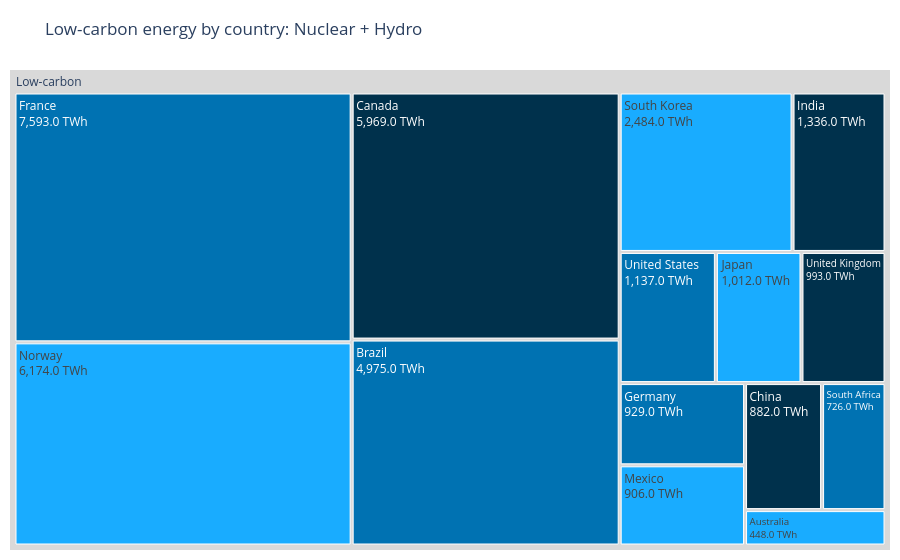
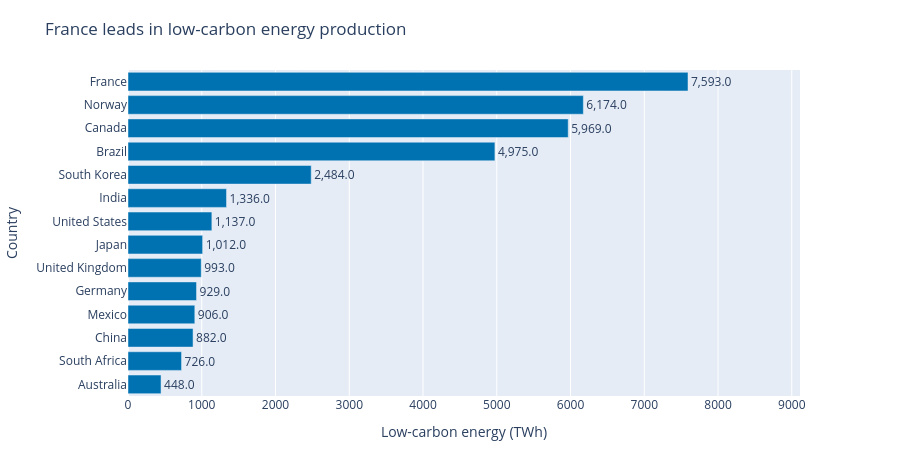

The code cell stored with these charts, in order, in its notebook:
### Markdown cell above
## Task 2 — Treemap vs bar: low-carbon energy by country

**What to build:** Build **both** a treemap and a horizontal bar chart showing total low-carbon TWh (Nuclear + Hydro) per country. Then answer the question in a markdown cell below.

**Requirements:**
- Filter to `Source_Type == 'Low-carbon'` and aggregate TWh by country
- Treemap: single-level `path=['All', 'Country']` with a dummy root node labelled `'Low-carbon'`
- Bar chart: sorted by TWh, horizontal orientation, CVD-safe colour
- Both charts show TWh values, not percentages
- Insight title on the bar chart naming the leading country

### Code cell
# Task 2 — charts
low_carbon = (
    df.loc[df["Source_Type"] == "Low-carbon"]
    .groupby("Country", as_index=False)["TWh"]
    .sum()
    .sort_values("TWh", ascending=False)
)

low_carbon["All"] = "Low-carbon"
leading_country = low_carbon.iloc[0]["Country"]

# Treemap
fig2_tree = px.treemap(
    low_carbon,
    path=["All", "Country"],
    values="TWh",
    title="Low-carbon energy by country: Nuclear + Hydro",
    color_discrete_sequence=["#0072B2"]
)

fig2_tree.update_traces(
    root_color="#D9D9D9",
    texttemplate="%{label}<br>%{value:,.1f} TWh",
    hovertemplate="<b>%{label}</b><br>%{value:,.1f} TWh<extra></extra>"
)

fig2_tree.update_layout(margin=dict(t=70, l=10, r=10, b=10))
fig2_tree.show()

# Horizontal bar chart
country_order = low_carbon["Country"].tolist()

fig2_bar = px.bar(
    low_carbon,
    x="TWh",
    y="Country",
    orientation="h",
    text="TWh",
    category_orders={"Country": country_order},
    color_discrete_sequence=["#0072B2"],
    title=f"{leading_country} leads in low-carbon energy production",
    labels={"TWh": "Low-carbon energy (TWh)"}
)

fig2_bar.update_traces(
    texttemplate="%{x:,.1f}",
    textposition="outside",
    cliponaxis=False,
    hovertemplate="<b>%{y}</b><br>%{x:,.1f} TWh<extra></extra>"
)

fig2_bar.update_layout(
    height=max(450, len(low_carbon) * 28),
    xaxis=dict(range=[0, low_carbon["TWh"].max() * 1.2]),
    margin=dict(t=70, l=20, r=100, b=40)
)

fig2_bar.show()

### Figure 1 — Plotly figure (JSON) as saved in the notebook; plotly's stock layout.template omitted (floating-point values rounded to 4 significant figures)
{"data": [{"branchvalues": "total", "domain": {"x": [0, 1], "y": [0, 1]}, "hovertemplate": "<b>%{label}</b><br>%{value:,.1f} TWh<extra></extra>", "ids": ["Low-carbon/France", "Low-carbon/Norway", "Low-carbon/Canada", "Low-carbon/Brazil", "Low-carbon/South Korea", "Low-carbon/India", "Low-carbon/United States", "Low-carbon/Japan", "Low-carbon/United Kingdom", "Low-carbon/Germany", "Low-carbon/Mexico", "Low-carbon/China", "Low-carbon/South Africa", "Low-carbon/Australia", "Low-carbon"], "labels": ["France", "Norway", "Canada", "Brazil", "South Korea", "India", "United States", "Japan", "United Kingdom", "Germany", "Mexico", "China", "South Africa", "Australia", "Low-carbon"], "name": "", "parents": ["Low-carbon", "Low-carbon", "Low-carbon", "Low-carbon", "Low-carbon", "Low-carbon", "Low-carbon", "Low-carbon", "Low-carbon", "Low-carbon", "Low-carbon", "Low-carbon", "Low-carbon", "Low-carbon", ""], "root": {"color": "#D9D9D9"}, "texttemplate": "%{label}<br>%{value:,.1f} TWh", "type": "treemap", "values": [7593.0, 6174.0, 5969.0, 4975.0, 2484.0, 1336.0, 1137.0, 1012.0, 993.0, 929.0, 906.0, 882.0, 726.0, 448.0, 35560.0]}], "layout": {"legend": {"tracegroupgap": 0}, "margin": {"b": 10, "l": 10, "r": 10, "t": 70}, "title": {"text": "Low-carbon energy by country: Nuclear + Hydro"}, "treemapcolorway": ["#0072B2"]}}

### Figure 2 — Plotly figure (JSON) as saved in the notebook; plotly's stock layout.template omitted (floating-point values rounded to 4 significant figures)
{"data": [{"cliponaxis": false, "hovertemplate": "<b>%{y}</b><br>%{x:,.1f} TWh<extra></extra>", "legendgroup": "", "marker": {"color": "#0072B2", "pattern": {"shape": ""}}, "name": "", "orientation": "h", "showlegend": false, "text": [7593.0, 6174.0, 5969.0, 4975.0, 2484.0, 1336.0, 1137.0, 1012.0, 993.0, 929.0, 906.0, 882.0, 726.0, 448.0], "textposition": "outside", "texttemplate": "%{x:,.1f}", "type": "bar", "x": [7593.0, 6174.0, 5969.0, 4975.0, 2484.0, 1336.0, 1137.0, 1012.0, 993.0, 929.0, 906.0, 882.0, 726.0, 448.0], "xaxis": "x", "y": ["France", "Norway", "Canada", "Brazil", "South Korea", "India", "United States", "Japan", "United Kingdom", "Germany", "Mexico", "China", "South Africa", "Australia"], "yaxis": "y"}], "layout": {"barmode": "relative", "height": 450, "legend": {"tracegroupgap": 0}, "margin": {"b": 40, "l": 20, "r": 100, "t": 70}, "title": {"text": "France leads in low-carbon energy production"}, "xaxis": {"anchor": "y", "domain": [0, 1], "range": [0, 9112.0], "title": {"text": "Low-carbon energy (TWh)"}}, "yaxis": {"anchor": "x", "categoryarray": ["Australia", "South Africa", "China", "Mexico", "Germany", "United Kingdom", "Japan", "United States", "India", "South Korea", "Brazil", "Canada", "Norway", "France"], "categoryorder": "array", "domain": [0, 1], "title": {"text": "Country"}}}}
